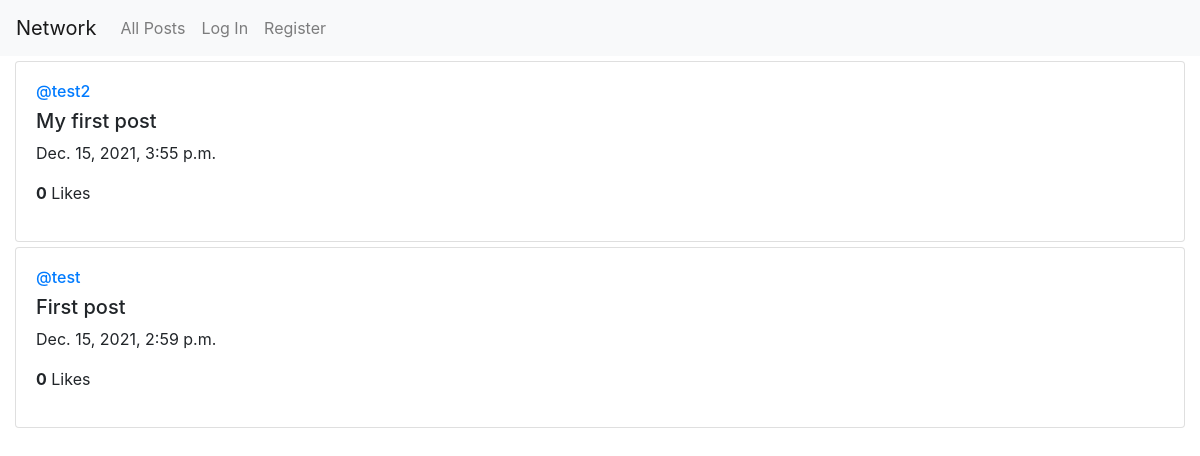
The app's page /, older data.
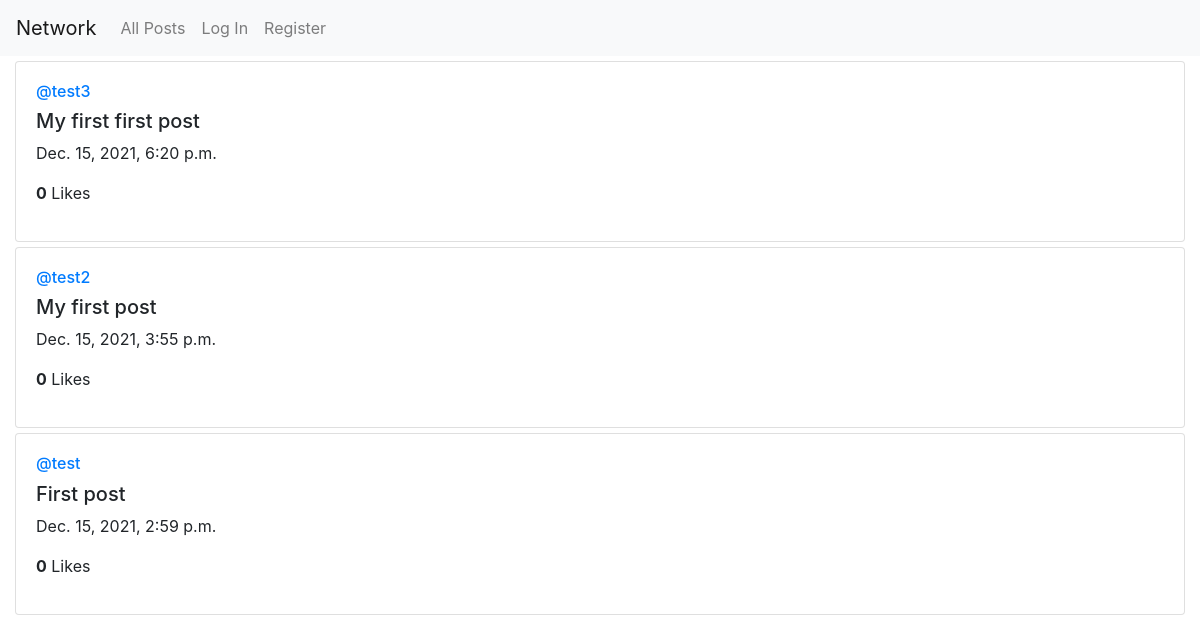
The same page, newer data.
### network/models.py (models this page shows)
class Post(models.Model):
    id = models.UUIDField(primary_key=True, default=uuid.uuid4, editable=False) # each post uniquely identified using UUID v4
    user = models.ForeignKey("User", on_delete=models.CASCADE, related_name="posts")
    text = models.TextField()
    created_at = models.DateTimeField(auto_now_add=True) # Automatically set the field to now when the post is created
    likes = models.IntegerField(default=0)

class User(AbstractUser):
    following = models.ManyToManyField("self", blank=True, symmetrical=False, related_name="followers")

### network/views.py (the view)
# urls.py: path("", views.index, name="index"),
def index(request):
    if request.method == "POST":    # Create new post
        user = request.user
        text = request.POST["text"]
        post = Post(user=user, text=text)
        post.save()
    all_posts = Post.objects.order_by('-created_at')
    page_index = request.GET.get('page', 1) # Get the page index from the URL
    p = Paginator(all_posts, 10)
    try:
        c_page = p.page(page_index)
    except PageNotAnInteger:    # Get to the first page
        c_page = p.page(1)
    except EmptyPage:   # Get to the last existing page
        c_page = p.page(p.num_pages)
    return render(request, "network/index.html", {
        "c_page": c_page
    })

### network/templates/network/index.html (shortened to what this page needs)
{% extends "network/layout.html" %}
{% load static %}
{% block body %}
    {% for post in c_page.object_list %}
    <div class="card" style="margin: 5px 0;">
        <div class="card-body">
            <a href="{% url 'profile' username=post.user.username %}"><h6>@{{ post.user }}</h6></a>
            <h5>{{ post.text }}</h5>
            <p>{{ post.created_at }}</p>
            <p><b>{{ post.likes }}</b> Likes</p>
        </div>
    </div>
    {% endfor %}
{% endblock %}

Row changes from the older to the newer data that the page shows:
added Post: user "test3", text "My first first post", created_at "Dec. 15, 2021, 6:20 p.m.", likes "0"
